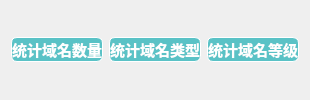
                <widget class="QWidget" name="widget_9" native="true">
                 <property name="minimumSize">
                  <size>
                   <width>0</width>
                   <height>0</height>
                  </size>
                 </property>
                 <layout class="QHBoxLayout" name="horizontalLayout_5">
                  <item>
                   <widget class="QPushButton" name="calculateName">
                    <property name="minimumSize">
                     <size>
                      <width>82</width>
                      <height>20</height>
                     </size>
                    </property>
                    <property name="cursor">
                     <cursorShape>PointingHandCursor</cursorShape>
                    </property>
                    <property name="styleSheet">
                     <string notr="true">QPushButton {
	border: 0.5px solid white;
	border-radius: 6px;
	background-color: rgb(90, 194, 198);
	min-width: 80px;
	font-family: &quot;Times New Roman&quot;;
	font-size: 11pt;
	font-weight: bold;
	color: white;
}

QPushButton:hover {
	border: 0.5px solid white;
	border-radius: 6px;
	background-color: #1fab89;
	min-width: 80px;
	font-family: &quot;Times New Roman&quot;;
	font-size: 10pt;
	font-weight: bold;
	color: white;
}</string>
                    </property>
                    <property name="text">
                     <string>统计域名数量</string>
                    </property>
                   </widget>
                  </item>
                  <item>
                   <widget class="QPushButton" name="calculateType">
                    <property name="minimumSize">
                     <size>
                      <width>82</width>
                      <height>20</height>
                     </size>
                    </property>
                    <property name="cursor">
                     <cursorShape>PointingHandCursor</cursorShape>
                    </property>
                    <property name="styleSheet">
                     <string notr="true">QPushButton {
	border: 0.5px solid white;
	border-radius: 6px;
	background-color: rgb(90, 194, 198);
	min-width: 80px;
	font-family: &quot;Times New Roman&quot;;
	font-size: 11pt;
	font-weight: bold;
	color: white;
}

QPushButton:hover {
	border: 0.5px solid white;
	border-radius: 6px;
	background-color: #1fab89;
	min-width: 80px;
	font-family: &quot;Times New Roman&quot;;
	font-size: 10pt;
	font-weight: bold;
	color: white;
}</string>
                    </property>
                    <property name="text">
                     <string>统计域名类型</string>
                    </property>
                   </widget>
                  </item>
                  <item>
                   <widget class="QPushButton" name="calculateLevel">
                    <property name="minimumSize">
                     <size>
                      <width>82</width>
                      <height>20</height>
                     </size>
                    </property>
                    <property name="cursor">
                     <cursorShape>PointingHandCursor</cursorShape>
                    </property>
                    <property name="styleSheet">
                     <string notr="true">QPushButton {
	border: 0.5px solid white;
	border-radius: 6px;
	background-color: rgb(90, 194, 198);
	min-width: 80px;
	font-family: &quot;Times New Roman&quot;;
	font-size: 11pt;
	font-weight: bold;
	color: white;
}

QPushButton:hover {
	border: 0.5px solid white;
	border-radius: 6px;
	background-color: #1fab89;
	min-width: 80px;
	font-family: &quot;Times New Roman&quot;;
	font-size: 10pt;
	font-weight: bold;
	color: white;
}</string>
                    </property>
                    <property name="text">
                     <string>统计域名等级</string>
                    </property>
                   </widget>
                  </item>
                 </layout>
                </widget>
